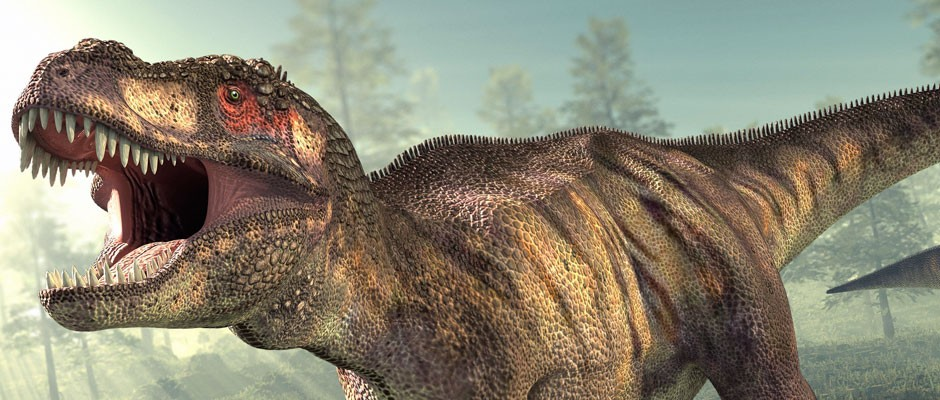
#> input picture dino.jpg, 940 x 400 px
$ python sobel_and_laplacian.py   (older library calls are emulated)
#> lines starting #> are read from the running program, lines starting #| are printed output that depends on the picture
import numpy as np
import cv2
import mahotas


cv2_image = cv2.imread("dino.jpg")
#> cv2_image is the input picture: shape (400, 940, 3); mean B, G, R 115.3, 133.1, 138.2
cv2.imshow("Original Image", cv2_image)
cv2.waitKey(0)
cv2_image = cv2.cvtColor(cv2_image, cv2.COLOR_BGR2GRAY)
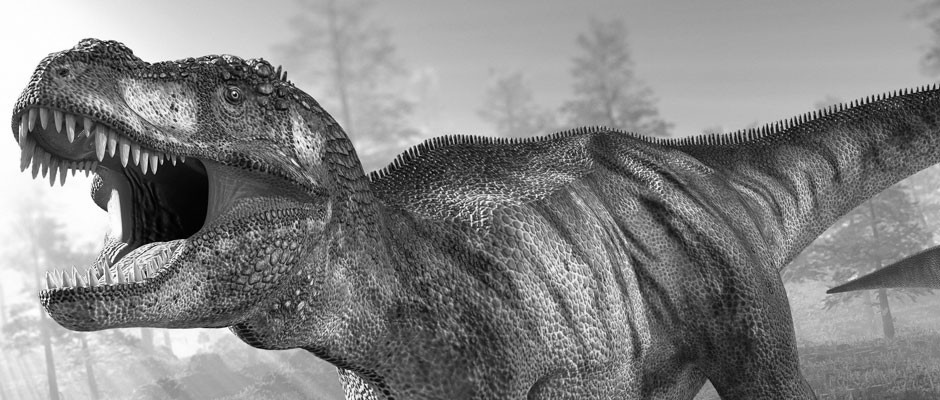
#> cv2_image: shape (400, 940); min 0, max 255, mean 132.6

laplacian = cv2.Laplacian(cv2_image, cv2.CV_64F)  # Need to use 64 bit float
laplacian = np.uint8(np.absolute(laplacian))  # This process (this line and the last) ensures you don't miss edges.
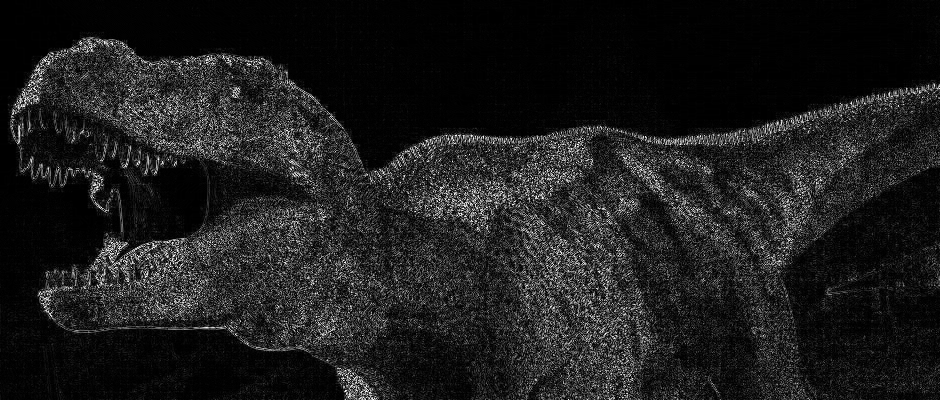
#> laplacian: shape (400, 940); min 0, max 255, mean 29.6
cv2.imshow("Laplacian", laplacian)
cv2.waitKey(0)


sobelX = cv2.Sobel(cv2_image, cv2.CV_64F, 1, 0)
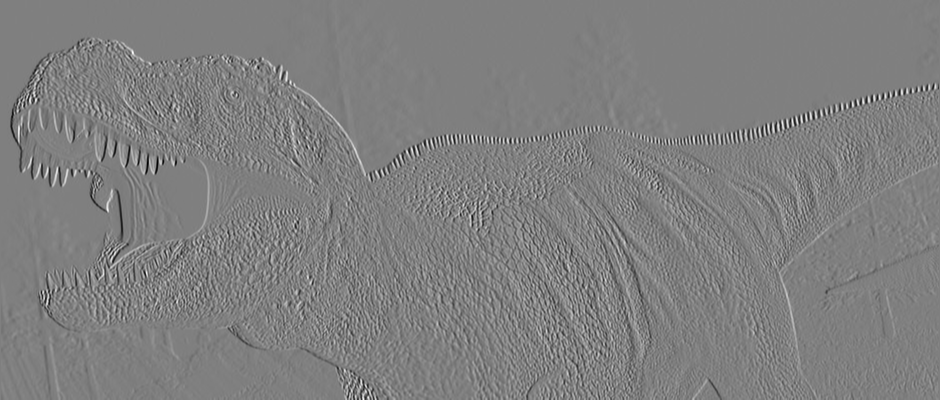
#> sobelX: shape (400, 940) float64; min -857, max 853, mean -0.9; drawn with min black and max white
sobelY = cv2.Sobel(cv2_image, cv2.CV_64F, 0, 1)
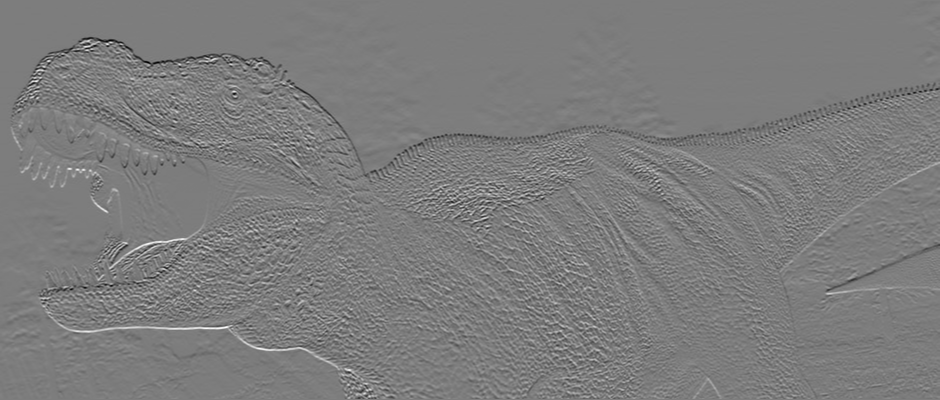
#> sobelY: shape (400, 940) float64; min -867, max 901, mean -1.1; drawn with min black and max white

sobelX = np.uint8(sobelX)
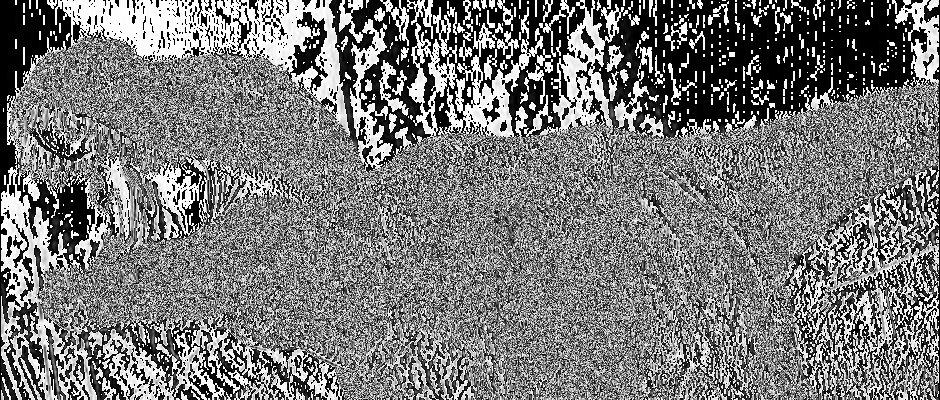
#> sobelX: shape (400, 940); min 0, max 255, mean 120.6
sobelY = np.uint8(sobelY)
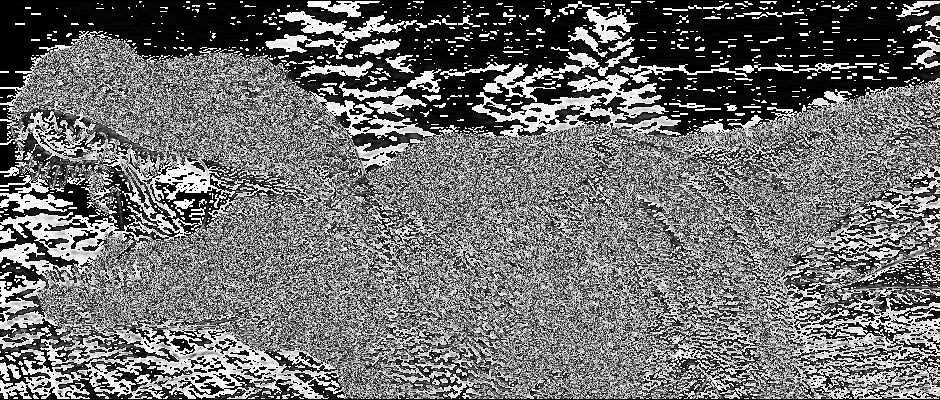
#> sobelY: shape (400, 940); min 0, max 255, mean 111.2

sobel_combined = cv2.bitwise_or(sobelX, sobelY)
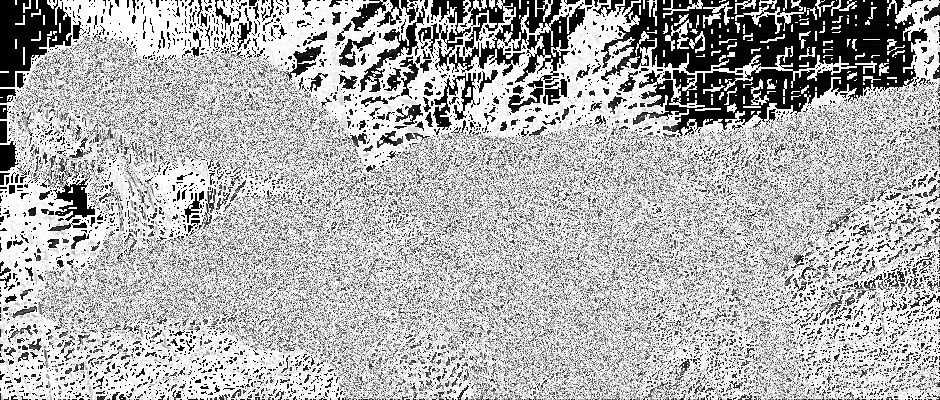
#> sobel_combined: shape (400, 940); min 0, max 255, mean 177.1

cv2.imshow("Sobel X", sobelY)
cv2.imshow("Sobel Y", sobelY)
cv2.imshow("Combined SOBELX and SOBELY", sobel_combined)
cv2.waitKey(0)
